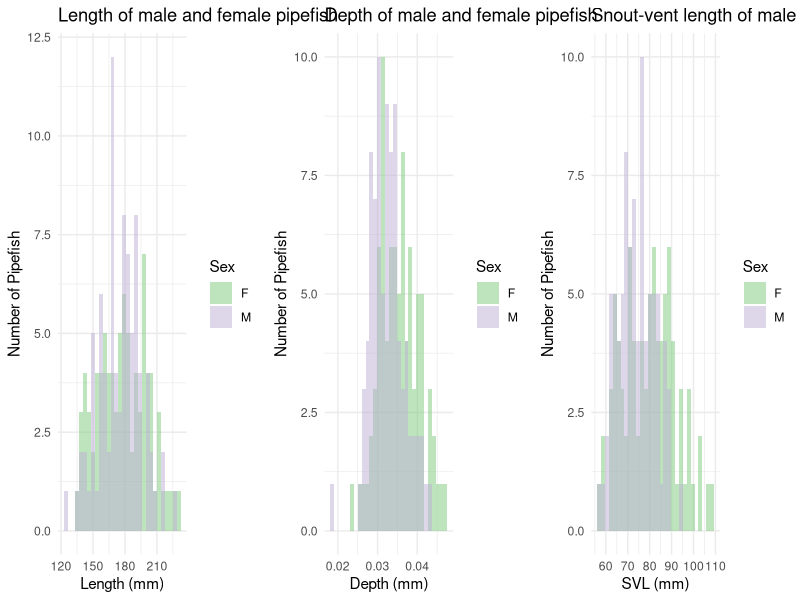

The R source for this figure: (Note: this script raises an error after producing the figure.)
## ---- chunk 1
knitr::opts_knit$set(root.dir='../',
                     fig_path="../figs/")
## ---- chunk 2
#This is a cohesive list of all the libraries used in this document
library(ggplot2)
library(cowplot)
library(fBasics)
library(pwr)
library(lme4)
## ---- chunk 3

#MomIDs and embryo counts for each section of the male's brood pouch
em_dat <- read.csv("data/EmbryoParentage_floridae.csv")

#Metadata for males and females from the mesocosm experiments
fem_mesoFL <- read.csv("data/all_fem_meso_floridae.csv")
mal_mesoFL <- read.csv("data/all_mal_meso_floridae.csv")

## ---- chunk 4
#Adjust the torso depth
fem_mesoFL$depth_adj <- fem_mesoFL$depth/fem_mesoFL$length
mal_mesoFL$depth_adj <- mal_mesoFL$depth/mal_mesoFL$length

#Testing to see if the variances are equal
var.test(fem_mesoFL$length, mal_mesoFL$length) #EQUAL
var.test(fem_mesoFL$depth_adj, mal_mesoFL$depth_adj) #EQUAL
var.test(fem_mesoFL$svl, mal_mesoFL$svl) #NOT EQUAL

#Testing for normal distribution - Females
normalTest(fem_mesoFL$length, method = "da") #NOT NORMAL
normalTest(fem_mesoFL$depth_adj, method = "da") #NORMAL
normalTest(fem_mesoFL$svl, method = "da") #NORMAL

#Testing for normal distribution - Males
normalTest(mal_mesoFL$length, method = "da") #NORMAL
normalTest(mal_mesoFL$depth_adj, method = "da") #NORMAL
normalTest(mal_mesoFL$svl, method = "da") #NORMAL

## ---- chunk 5
#Combining the datasets
fem_mesoFL$Sex <- "F"
mal_mesoFL$Sex <- "M"
all_sex_meso <- rbind(fem_mesoFL[, c("length", "depth_adj", "svl", "Sex")], mal_mesoFL[, c("length", "depth_adj", "svl", "Sex")])

length <- ggplot(data = all_sex_meso, aes(x = length)) +
  geom_histogram(aes(fill = Sex),
                 alpha = 0.5,
                 position = 'identity') +
  scale_fill_manual(values = c("#7fc97f75", "#beaed475")) +
  theme_minimal() +
  labs(x = "Length (mm)",
       y = "Number of Pipefish",
       title = "Length of male and female pipefish")

depth <- ggplot(data = all_sex_meso, aes(x = depth_adj)) +
  geom_histogram(aes(fill = Sex),
                 alpha = 0.5,
                 position = 'identity') +
  scale_fill_manual(values = c("#7fc97f75", "#beaed475")) +
  theme_minimal() +
  labs(x = "Depth (mm)",
       y = "Number of Pipefish",
       title = "Depth of male and female pipefish")

svl <- ggplot(data = all_sex_meso, aes(x = svl)) +
  geom_histogram(aes(fill = Sex),
                 alpha = 0.5,
                 position = 'identity') +
  scale_fill_manual(values = c("#7fc97f75", "#beaed475")) +
  theme_minimal() +
  labs(x = "SVL (mm)",
       y = "Number of Pipefish",
       title = "Snout-vent length of male and female pipefish")

plot_grid(length, depth, svl,
          ncol = 3)

## ---- chunk 6
#Running the appropriate test
wilcox.test(fem_mesoFL$length, mal_mesoFL$length)
t.test(fem_mesoFL$depth_adj, mal_mesoFL$depth_adj, var.equal = TRUE)
t.test(fem_mesoFL$svl, mal_mesoFL$svl, var.equal = FALSE)
## ---- chunk 7

#Checking the power - SVL
d_mean_svl <- abs(mean(fem_mesoFL$svl, na.rm = TRUE) - 
                    mean(mal_mesoFL$svl, na.rm = TRUE))
pool_sd_svl <- sqrt((var(fem_mesoFL$svl, na.rm = TRUE) + 
                       var(mal_mesoFL$svl, na.rm = TRUE))/ 2)
d_svl <- d_mean_svl/pool_sd_svl

pwr.t.test(n = nrow(fem_mesoFL), 
           d = d_svl,
           sig.level = 0.05,
           type = 'two.sample',
           alternative = 'two.sided')

#Checking the power - Depth
d_mean_depth <- abs(mean(fem_mesoFL$depth_adj, na.rm = TRUE) - 
                      mean(mal_mesoFL$depth_adj, na.rm = TRUE))
pool_sd_depth <- sqrt((var(fem_mesoFL$depth_adj, na.rm = TRUE) + 
                         var(mal_mesoFL$depth_adj, na.rm = TRUE))/ 2)
d_depth <- d_mean_depth/pool_sd_depth
pwr.t.test(n = nrow(fem_mesoFL), 
           d = d_depth,
           sig.level = 0.05,
           type = 'two.sample',
           alternative = 'two.sided')

## ---- chunk 8

## ---- chunk 9
#Make a column in *_meso that contains the full fishID (i.e. FL1M3) to match the 
#formatting in the fitness datasets (make sure they have the same name for merging purposes)
fem_mesoFL$momID <- paste0("FL", fem_mesoFL$trial_num, "F", fem_mesoFL$fishID)
mal_mesoFL$maleID <- paste0("FL", mal_mesoFL$trial_num, "M", mal_mesoFL$fishID)

#Merge the datasets based on the columns created above
fem_allFL <- merge(fem_mesoFL, fem_fitness, by = "momID", all.x = TRUE, all.y = TRUE)
mal_allFL <- merge(mal_mesoFL, mal_fitness, by = "maleID", all.x = TRUE, all.y = TRUE)
## ---- chunk 10
#Subset the merged datasets to remove trials without successful matings and Trial 1
fem_succFL <- subset(fem_allFL, !(trial_num %in% c(7, 9, 10, 11, 1)))
mal_succFL <- subset(mal_allFL, !(trial_num %in% c(7, 9, 10, 11, 1)))

#Replace NAs with 0s in the columns related to fitness
mal_succFL[, c("MatingSuccess", "NumDeveloped_Calc", 
               "NumUndeveloped_Calc", "totalEggs")] <- sapply(mal_succFL[, c("MatingSuccess", 
                                                                             "NumDeveloped_Calc", 
                                                                             "NumUndeveloped_Calc", 
                                                                             "totalEggs")],
                                                              function(x)
                                                                ifelse(is.na(x), 0, x))

fem_succFL[, c("MatingSuccess", "NumDeveloped", 
               "NumUndeveloped", "totalEggs")] <- sapply(fem_succFL[, c("MatingSuccess", 
                                                                        "NumDeveloped", 
                                                                        "NumUndeveloped", 
                                                                        "totalEggs")],
                                                         function(x)
                                                           ifelse(is.na(x), 0, x))

#Add a column for females to denote mated or unmated
fem_succFL$mated <- ifelse(fem_succFL$MatingSuccess > 0, 1, 0)

## ---- chunk 11
#create a subset of only the males who mated
mated_malFL <- mal_succFL[mal_succFL$preg_status == 1, ]

#Plot brood size against the different metrics for pouch size
par(mfrow=c(1,2))
plot(mated_malFL$bp_area,
     mated_malFL$totalEggs,
     xlab = expression(paste("Brood Pouch Area (mm"^2*")")),
     ylab = "Brood Size (# embryos)",
     col = "darkorange",
     pch = 19)
abline(lm(mated_malFL$totalEggs ~ as.numeric(mated_malFL$bp_area)), lwd = 3, lty = 2)
plot(mated_malFL$bp_length,
     mated_malFL$totalEggs,
     xlab = "Brood Pouch Length (mm)",
     ylab = "Brood Size (# embryos)",
     col = "cyan4",
     pch = 19)
abline(lm(mated_malFL$totalEggs ~ as.numeric(mated_malFL$bp_length)), lwd = 3, lty = 2)
## ---- chunk 12
cor.test(as.numeric(mated_malFL$bp_area), mated_malFL$totalEggs)
cor.test(as.numeric(mated_malFL$bp_length), mated_malFL$totalEggs)
## ---- chunk 13
plot(mated_malFL$length,
     mated_malFL$totalEggs,
     xlab = "Standard Length (mm)",
     ylab = "Brood Size (# embryos)",
     col = "#CD5C5C75",
     pch = 19,
     cex = 1.5
)
abline(lm(mated_malFL$totalEggs ~ as.numeric(mated_malFL$length)), lwd = 3, lty = 2)
## ---- chunk 14
cor.test(as.numeric(mated_malFL$length), mated_malFL$totalEggs)
## ---- chunk 15
eggs_per_mate <- fem_succFL$totalEggs/fem_succFL$MatingSuccess
mean(eggs_per_mate, na.rm = TRUE)
sd(eggs_per_mate, na.rm = TRUE)/sqrt(length(eggs_per_mate))
## ---- chunk 16
#create a subset of only the females who mated
mated_femFL <- fem_succFL[fem_succFL$mated == 1, ]

#Plot total number of eggs transferred against the different metrics for females size
par(mfrow=c(1,3))
plot(mated_femFL$length,
     mated_femFL$totalEggs,
     xlab = "Length (mm)",
     ylab = "Number of eggs transferred",
     col = "darkorange",
     pch = 19)
abline(lm(mated_femFL$totalEggs ~ mated_femFL$length), lwd = 3, lty = 2)
plot(mated_femFL$depth_adj,
     mated_femFL$totalEggs,
     xlab = "Depth (mm)",
     ylab = "Number of eggs transferred",
     col = "cyan4",
     pch = 19)
abline(lm(mated_femFL$totalEggs ~ mated_femFL$depth_adj), lwd = 3, lty = 2)
plot(mated_femFL$svl,
     mated_femFL$totalEggs,
     xlab = "Snout-vent Length (mm)",
     ylab = "Number of eggs transferred",
     col = "purple",
     pch = 19)
abline(lm(mated_femFL$totalEggs ~ mated_femFL$svl), lwd = 3, lty = 2)

## ---- chunk 17

cor.test(mated_femFL$length, as.numeric(mated_femFL$totalEggs))
cor.test(mated_femFL$depth_adj, as.numeric(mated_femFL$totalEggs))
cor.test(mated_femFL$svl, as.numeric(mated_femFL$totalEggs))

## ---- chunk 18

par(mfrow=c(2,3))
mal_succFL$preg_status <- as.factor(mal_succFL$preg_status)
boxplot(mal_succFL$length ~ mal_succFL$preg_status,
        xlab = "Mated",
        ylab = "Length (mm)",
        col= c("darkorange", "cyan4"))
boxplot(mal_succFL$depth_adj ~ mal_succFL$preg_status,
        xlab = "Mated",
        ylab = "Depth (mm)",
        col= c("darkorange", "cyan4"))
boxplot(mal_succFL$svl ~ mal_succFL$preg_status,
        xlab = "Mated",
        ylab = "Snout-vent Length (mm)",
        col= c("darkorange", "cyan4"))
boxplot(as.numeric(mal_succFL$bp_area) ~ mal_succFL$preg_status,
        xlab = "Mated",
        ylab = expression(paste("Brood Pouch Area (mm"^2*")")),
        col= c("darkorange", "cyan4"))
boxplot(mal_succFL$bp_length ~ mal_succFL$preg_status,
        xlab = "Mated",
        ylab = "Brood Pouch Length (mm)",
        col= c("darkorange", "cyan4"))
boxplot(mal_succFL$weight ~ mal_succFL$preg_status,
        xlab = "Mated",
        ylab = "Weight (g)",
        col= c("darkorange", "cyan4"))
## ---- chunk 19
##Test the assumptions
##Looking for equal variances
var.test(mal_succFL$length ~ mal_succFL$preg_status) #equal
var.test(mal_succFL$depth_adj ~ mal_succFL$preg_status) #equal
var.test(mal_succFL$svl ~ mal_succFL$preg_status) #equal
var.test(as.numeric(mal_succFL$bp_area) ~ mal_succFL$preg_status) #equal
var.test(mal_succFL$bp_length ~ mal_succFL$preg_status) #equal
var.test(mal_succFL$weight ~ mal_succFL$preg_status) #equal

##Looking for a normal distribution
normalTest(mal_succFL$length, method = "da") #normal
normalTest(mal_succFL$depth_adj, method = "da") #normal
normalTest(mal_succFL$svl, method = "da") #normal
normalTest(as.numeric(mal_succFL$bp_area), method = "da") #normal
normalTest(mal_succFL$bp_length, method = "da") #normal
normalTest(mal_succFL$weight, method = "da") #normal

##Running the appropriate test
t.test(mal_succFL$length ~ mal_succFL$preg_status,
       var.equal = TRUE)
t.test(mal_succFL$depth_adj ~ mal_succFL$preg_status,
       var.equal = TRUE)
t.test(mal_succFL$svl ~ mal_succFL$preg_status,
       var.equal = TRUE)
t.test(as.numeric(mal_succFL$bp_area) ~ mal_succFL$preg_status,
       var.equal = TRUE)
t.test(mal_succFL$bp_length ~ mal_succFL$preg_status,
       var.equal = TRUE)
t.test(mal_succFL$weight ~ mal_succFL$preg_status,
       var.equal = TRUE)
## ---- chunk 20
par(mfrow = c(1,2))
hist(mal_allFL$length, 
     xlab = "Length (mm)", 
     ylab = "Number of male pipefish",
     col = "#beaed4", breaks = 15, main = "")

hist(mal_allFL$length[mal_allFL$preg_status != 0], 
     add = TRUE,
     col = "#8968CD", breaks = 15)

hist(mal_allFL$svl, 
     xlab = "Snout-vent length (mm)", 
     ylab = "Number of male pipefish",
     col = "#beaed4", breaks = 15, main = "")

hist(mal_allFL$svl[mal_allFL$preg_status !=  0], 
     add = TRUE,
     col = "#8968CD", breaks = 12)

legend("topright",
       legend = c("Mated Males", "All Males"),
       col = c("#8968CD", "#beaed4"),
       pch = 15)
## ---- chunk 21
#Mating success
##Create the model
mate_succlm <- lmer(mal_succFL$MatingSuccess ~ mal_succFL$lat_to_trial + 
                      (1 | mal_succFL$col_location) + (1 | mal_succFL$col_date))

summary(mate_succlm)

##Create model with fewer parameters
lm_no_location <- lmer(mal_succFL$MatingSuccess ~ mal_succFL$lat_to_trial + 
                         (1 | mal_succFL$col_date))
anova(mate_succlm, lm_no_location)  # Compare models with and without col_location

## ---- chunk 22

plot(jitter(mal_succFL$lat_to_trial),
     jitter(mal_succFL$MatingSuccess),
     xlab = "Latency to Trial (Days)",
     ylab = "Mating Success",
     pch = 19,
     col = as.factor(mal_succFL$col_date))
abline(lm(mal_succFL$MatingSuccess ~ mal_succFL$lat_to_trial), lwd = 3, lty =2)

legend("topright",
       legend = unique(mal_succFL$col_date),
       col = unique(as.factor(mal_succFL$col_date)),
       pch = 19)

## ---- chunk 23
#Mating success
##Create the model
tot_eggslm <- lmer(mated_malFL$totalEggs ~ mated_malFL$lat_to_trial + 
                      (1 | mated_malFL$col_location) + 
                     (1 | mated_malFL$col_date))

summary(tot_eggslm)

##Create model with fewer parameters
lm_no_date <- lmer(mated_malFL$MatingSuccess ~ mated_malFL$lat_to_trial + 
                         (1 | mated_malFL$col_location))
anova(tot_eggslm, lm_no_date)  # Compare models with and without col_location

## ---- chunk 24

plot(jitter(mated_malFL$lat_to_trial),
     jitter(mated_malFL$totalEggs),
     xlab = "Latency to Trial (Days)",
     ylab = "Total Eggs Recieved",
     pch = 19,
     col = as.factor(mated_malFL$col_location))
abline(lm(mated_malFL$totalEggs ~ mated_malFL$lat_to_trial), lwd = 3, lty =2)

legend("topright",
       legend = unique(mated_malFL$col_location),
       col = unique(as.factor(mated_malFL$col_location)),
       pch = 19)

## ---- chunk 25
##Test the assumptions
##Looking for equal variances
var.test(mated_malFL$length[mated_malFL$MatingSuccess == 1],
         mated_malFL$length[mated_malFL$MatingSuccess > 1]) #equal
var.test(mated_malFL$depth_adj[mated_malFL$MatingSuccess == 1],
         mated_malFL$depth_adj[mated_malFL$MatingSuccess > 1]) #equal
var.test(mated_malFL$svl[mated_malFL$MatingSuccess == 1],
         mated_malFL$svl[mated_malFL$MatingSuccess > 1]) #equal
var.test(mated_malFL$totalEggs[mated_malFL$MatingSuccess == 1],
         mated_malFL$totalEggs[mated_malFL$MatingSuccess > 1]) #equal

##Looking for a normal distribution
normalTest(mated_malFL$length, method = "da") #normal
normalTest(mated_malFL$depth_adj, method = "da") #normal
normalTest(mated_malFL$svl, method = "da") #normal
normalTest(mated_malFL$totalEggs, method = "da") #normal

##Running the appropriate test
t.test(mated_malFL$length[mated_malFL$MatingSuccess == 1],
         mated_malFL$length[mated_malFL$MatingSuccess > 1],
       var.equal = TRUE)
t.test(mated_malFL$depth_adj[mated_malFL$MatingSuccess == 1],
         mated_malFL$depth_adj[mated_malFL$MatingSuccess > 1],
       var.equal = TRUE)
t.test(mated_malFL$svl[mated_malFL$MatingSuccess == 1],
         mated_malFL$svl[mated_malFL$MatingSuccess > 1],
       var.equal = TRUE)
t.test(mated_malFL$totalEggs[mated_malFL$MatingSuccess == 1],
         mated_malFL$totalEggs[mated_malFL$MatingSuccess > 1],
       var.equal = TRUE)

## ---- chunk 26
par(mfrow=c(2,2))
fem_succFL$mated <- as.factor(fem_succFL$mated)

boxplot(fem_succFL$length ~ fem_succFL$mated,
        xlab = "Mated",
        ylab = "Length (mm)",
        col= c("darkorange", "cyan4"))
boxplot(fem_succFL$depth_adj ~ fem_succFL$mated,
        xlab = "Mated",
        ylab = "Depth (mm)",
        col= c("darkorange", "cyan4"))
boxplot(fem_succFL$svl ~ fem_succFL$mated,
        xlab = "Mated",
        ylab = "Snout-vent Length (mm)",
        col= c("darkorange", "cyan4"))
boxplot(fem_succFL$weight ~ fem_succFL$mated,
        xlab = "Mated",
        ylab = "Weight (g)",
        col= c("darkorange", "cyan4"))

## ---- chunk 27
#Test the assumptions
##Equal variances
var.test(fem_succFL$length ~ fem_succFL$mated) #equal
var.test(fem_succFL$depth_adj ~ fem_succFL$mated) #equal
var.test(fem_succFL$svl ~ fem_succFL$mated) #equal
var.test(fem_succFL$weight ~ fem_succFL$mated) #equal

##Normal Distributions
normalTest(fem_succFL$length, method = "da") #normal
normalTest(fem_succFL$depth_adj, method = "da") #normal
normalTest(fem_succFL$svl, method = "da") #normal
normalTest(fem_succFL$weight, method = "da") #normal

#Running the appropriate test
t.test(fem_succFL$length ~ fem_succFL$mated, 
       var.equal = TRUE)
t.test(fem_succFL$depth_adj ~ fem_succFL$mated, 
       var.equal = TRUE)
t.test(fem_succFL$svl ~ fem_succFL$mated, 
       var.equal = TRUE)
t.test(fem_succFL$weight ~ fem_succFL$mated,
       var.equal = TRUE)
## ---- chunk 28

hist(fem_allFL$depth_adj, 
     xlab = "Torso Depth (mm)", 
     ylab = "Number of female pipefish",
     col = "#7fc97f", breaks = 20, main = "")

hist(fem_allFL$depth_adj[fem_allFL$MatingSuccess != 0], 
     add = TRUE,
     col = "#548B54", breaks = 15)

legend("topright",
       legend = c("Mated Females", "All Females"),
       col = c("#548B54", "#7fc97f"),
       pch = 15)
## ---- chunk 29
#Create a dataframe to store all of the intermediate values of fitness in
fem_succ_fitness <- data.frame(matrix(ncol = ncol(fem_succ) + 9,
                                      nrow = 0))
colnames(fem_succ_fitness) <- c(colnames(fem_succ),
                                "w1", "w1_squared",
                                "W2", "W2_bar", "w2",
                                "W3", "W3_bar", "w3", "i3")

#Create a dataframe to store the final calculations of I in
opp_selection_episodes_fem <- data.frame(matrix(ncol = 12,
                                            nrow = 0))
colnames(opp_selection_episodes_fem) <- c("trial_num", "I_1", "I_1per", "I_2", "I_2per", 
                                          "I_3", "I_3per", "I_12", "I_12per",
                                          "I", "Iper", "I_s")

for (trial in unique(fem_succ$trial_num)) {
  
  #Subset the overall dataframe to work with an individual trial
  tmp <- fem_succ[fem_succ$trial_num == trial, ]
  
  #Calculate the absolute pre-copulatory fitness (Eq. 14 Arnold & Wade 1984)
  tmp$w1 <- tmp$MatingSuccess/mean(tmp$MatingSuccess) #Relative mating success
  tmp$w1_squared <- (tmp$w1)^2
  
  I_1 <- var(tmp$w1) #Variance in relative mating success
  
  #Post-copulatory selection event 1 (Number of eggs transferred) (Eq. 15 Arnold & Wade 1984)
  tmp$W2 <- ifelse(tmp$MatingSuccess > 0,
                   tmp$totalEggs/tmp$MatingSuccess,
                   0) #Number of eggs per mate
  tmp$W2_bar <- tmp$W2 * (tmp$w1/nrow(tmp)) #Number of eggs per mate adjusted by the # of individuals with fitness W
  tmp$w2 <- tmp$W2/sum(tmp$W2_bar)
  
  I_2 <- (sum((tmp$w1 * (tmp$w2)^2))/nrow(tmp) - 1) * nrow(tmp)/(nrow(tmp) - 1)
  
  #Post-copulatory selection event 2 (Number of eggs developed) (Eq. 16 Arnold & Wade 1984)
  tmp$W3 <- ifelse(tmp$totalEggs > 0,
                   tmp$NumDeveloped/tmp$totalEggs,
                   0) #Proportion of transferred eggs that developed
  tmp$W3_bar <- tmp$W3 * ((tmp$totalEggs/mean(tmp$totalEggs))/nrow(tmp)) #Prop. of eggs developed adjusted by the # of individuals with fitness W
  tmp$w3 <- tmp$W3/sum(tmp$W3_bar)
  tmp$i3 <- ((tmp$totalEggs/mean(tmp$totalEggs))/nrow(tmp)) * ((tmp$w3 - 1)^2)
  
  I_3 <- sum(tmp$i3) * nrow(tmp)/(nrow(tmp) - 1)

  I_12 <- var(tmp$totalEggs)/(mean(tmp$totalEggs)^2)
  
  #Total selection
  I <- var(tmp$NumDeveloped)/(mean(tmp$NumDeveloped)^2)
  
  I_s <- var(tmp$MatingSuccess)/(mean(tmp$MatingSuccess)^2)
  
  #Calculating percentages for each selection event
  I_1per <- (I_1/I)*100
  I_2per <- (I_2/I)*100
  I_3per <- (I_3/I)*100
  I_12per <- (I_12/I)*100
  Iper <- (I/I)*100
  
  #Combining all of the selection values (Is) and saving the output
  trial_num <- trial
  selection <- cbind(trial_num, I_1, I_1per, I_2, I_2per, I_3, I_3per,
                     I_12, I_12per, I, Iper, I_s)
  
  opp_selection_episodes_fem <- rbind(opp_selection_episodes_fem, selection)
  
  #Save the intermediate values
  fem_succ_fitness <- rbind(fem_succ_fitness, tmp)
}

#Exporting the data
#write.csv(fem_succ_fitness, "data/floridae_int_I_fem.csv", row.names = FALSE)
## ---- chunk 30
#Create a dataframe to store all of the intermediate values of fitness in
mal_succ_fitness <- data.frame(matrix(ncol = ncol(mal_succ) + 9,
                                      nrow = 0))
colnames(mal_succ_fitness) <- c(colnames(mal_succ),
                                "w1", "w1_squared",
                                "W2", "W2_bar", "w2",
                                "W3", "W3_bar", "w3", "i3")

#Create a dataframe to store the final calculations of I in
opp_selection_episodes_mal <- data.frame(matrix(ncol = 12,
                                            nrow = 0))
colnames(opp_selection_episodes_mal) <- c("trial_num", "I_1", "I_1per", "I_2", "I_2per", 
                                          "I_3", "I_3per", "I_12", "I_12per",
                                          "I", "Iper", "I_s")

for (trial in unique(mal_succ$trial_num)) {
  
  #Subset the overall dataframe to work with an individual trial
  tmp <- mal_succ[mal_succ$trial_num == trial, ]
  
  #Calculate the absolute pre-copultory fitness (Eq. 14 Arnold & Wade 1984)
  tmp$w1 <- tmp$MatingSuccess/mean(tmp$MatingSuccess) #Relative mating success
  tmp$w1_squared <- (tmp$w1)^2
  
  I_1 <- var(tmp$w1) #Variance in relative mating success
  
  #Post-copulatory selection event 1 (Number of eggs transferred) (Eq. 15 Arnold & Wade 1984)
  tmp$W2 <- ifelse(tmp$MatingSuccess > 0,
                   tmp$totalEggs/tmp$MatingSuccess,
                   0) #Number of eggs per mate
  tmp$W2_bar <- tmp$W2 * (tmp$w1/nrow(tmp)) #Number of eggs per mate adjusted by the # of individuals with fitness W
  tmp$w2 <- tmp$W2/sum(tmp$W2_bar)
  
  I_2 <- (sum((tmp$w1 * (tmp$w2)^2))/nrow(tmp) - 1) * nrow(tmp)/(nrow(tmp) - 1)
  
  #Post-copulatory selection event 2 (Number of eggs developed) (Eq. 16 Arnold & Wade 1984)
  tmp$W3 <- ifelse(tmp$totalEggs > 0,
                   tmp$NumDeveloped_Calc/tmp$totalEggs,
                   0) #Proportion of transferred eggs that developed
  tmp$W3_bar <- tmp$W3 * ((tmp$totalEggs/mean(tmp$totalEggs))/nrow(tmp)) #Prop. of eggs developed adjusted by the # of individuals with fitness W
  tmp$w3 <- tmp$W3/sum(tmp$W3_bar)
  tmp$i3 <- ((tmp$totalEggs/mean(tmp$totalEggs))/nrow(tmp)) * ((tmp$w3 - 1)^2)
  
  I_3 <- sum(tmp$i3) * nrow(tmp)/(nrow(tmp) - 1)

  I_12 <- var(tmp$totalEggs)/(mean(tmp$totalEggs)^2)
  
  #Total selection
  I <- var(tmp$NumDeveloped_Calc)/(mean(tmp$NumDeveloped_Calc)^2)

  I_s <- var(tmp$MatingSuccess)/(mean(tmp$MatingSuccess)^2)

  #Calculating percentages for each selection event
  I_1per <- (I_1/I)*100
  I_2per <- (I_2/I)*100
  I_3per <- (I_3/I)*100
  I_12per <- (I_12/I)*100
  Iper <- (I/I)*100
  
  #Combining all of the selection values (Is) and saving the output
  trial_num <- trial
  selection <- cbind(trial_num, I_1, I_1per, I_2, I_2per, I_3, I_3per,
                     I_12, I_12per, I, Iper, I_s)
  
  opp_selection_episodes_mal <- rbind(opp_selection_episodes_mal, selection)
  
  #Save the intermediate values
  mal_succ_fitness <- rbind(mal_succ_fitness, tmp)
}

#Exporting the data
#write.csv(mal_succ_fitness, "data/floridae_int_I_mal.csv", row.names = FALSE)
